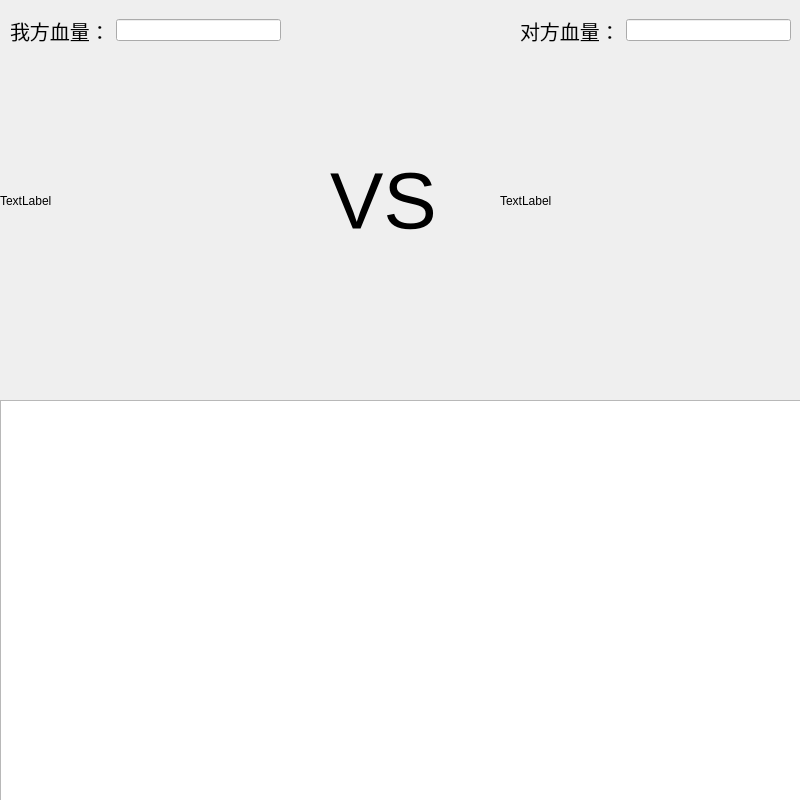
<?xml version="1.0" encoding="UTF-8"?>
<ui version="4.0">
 <class>fffDialog</class>
 <widget class="QDialog" name="fffDialog">
  <property name="geometry">
   <rect>
    <x>0</x>
    <y>0</y>
    <width>800</width>
    <height>800</height>
   </rect>
  </property>
  <property name="windowTitle">
   <string>Dialog</string>
  </property>
  <widget class="QTextEdit" name="textEdit">
   <property name="geometry">
    <rect>
     <x>0</x>
     <y>400</y>
     <width>805</width>
     <height>401</height>
    </rect>
   </property>
  </widget>
  <widget class="QLabel" name="label">
   <property name="geometry">
    <rect>
     <x>0</x>
     <y>50</y>
     <width>301</width>
     <height>301</height>
    </rect>
   </property>
   <property name="text">
    <string>TextLabel</string>
   </property>
  </widget>
  <widget class="QLabel" name="label_2">
   <property name="geometry">
    <rect>
     <x>500</x>
     <y>50</y>
     <width>301</width>
     <height>301</height>
    </rect>
   </property>
   <property name="text">
    <string>TextLabel</string>
   </property>
  </widget>
  <widget class="QLabel" name="label_3">
   <property name="geometry">
    <rect>
     <x>330</x>
     <y>130</y>
     <width>131</width>
     <height>141</height>
    </rect>
   </property>
   <property name="font">
    <font>
     <pointsize>60</pointsize>
    </font>
   </property>
   <property name="text">
    <string>VS</string>
   </property>
  </widget>
  <widget class="QWidget" name="layoutWidget">
   <property name="geometry">
    <rect>
     <x>520</x>
     <y>0</y>
     <width>271</width>
     <height>61</height>
    </rect>
   </property>
   <layout class="QHBoxLayout" name="horizontalLayout_2">
    <item>
     <widget class="QLabel" name="label_5">
      <property name="font">
       <font>
        <pointsize>15</pointsize>
       </font>
      </property>
      <property name="text">
       <string>对方血量：</string>
      </property>
     </widget>
    </item>
    <item>
     <widget class="QLineEdit" name="lineEdit_2"/>
    </item>
   </layout>
  </widget>
  <widget class="QWidget" name="layoutWidget">
   <property name="geometry">
    <rect>
     <x>10</x>
     <y>0</y>
     <width>271</width>
     <height>61</height>
    </rect>
   </property>
   <layout class="QHBoxLayout" name="horizontalLayout">
    <item>
     <widget class="QLabel" name="label_4">
      <property name="font">
       <font>
        <pointsize>15</pointsize>
       </font>
      </property>
      <property name="text">
       <string>我方血量：</string>
      </property>
     </widget>
    </item>
    <item>
     <widget class="QLineEdit" name="lineEdit"/>
    </item>
   </layout>
  </widget>
 </widget>
 <resources/>
 <connections/>
</ui>
